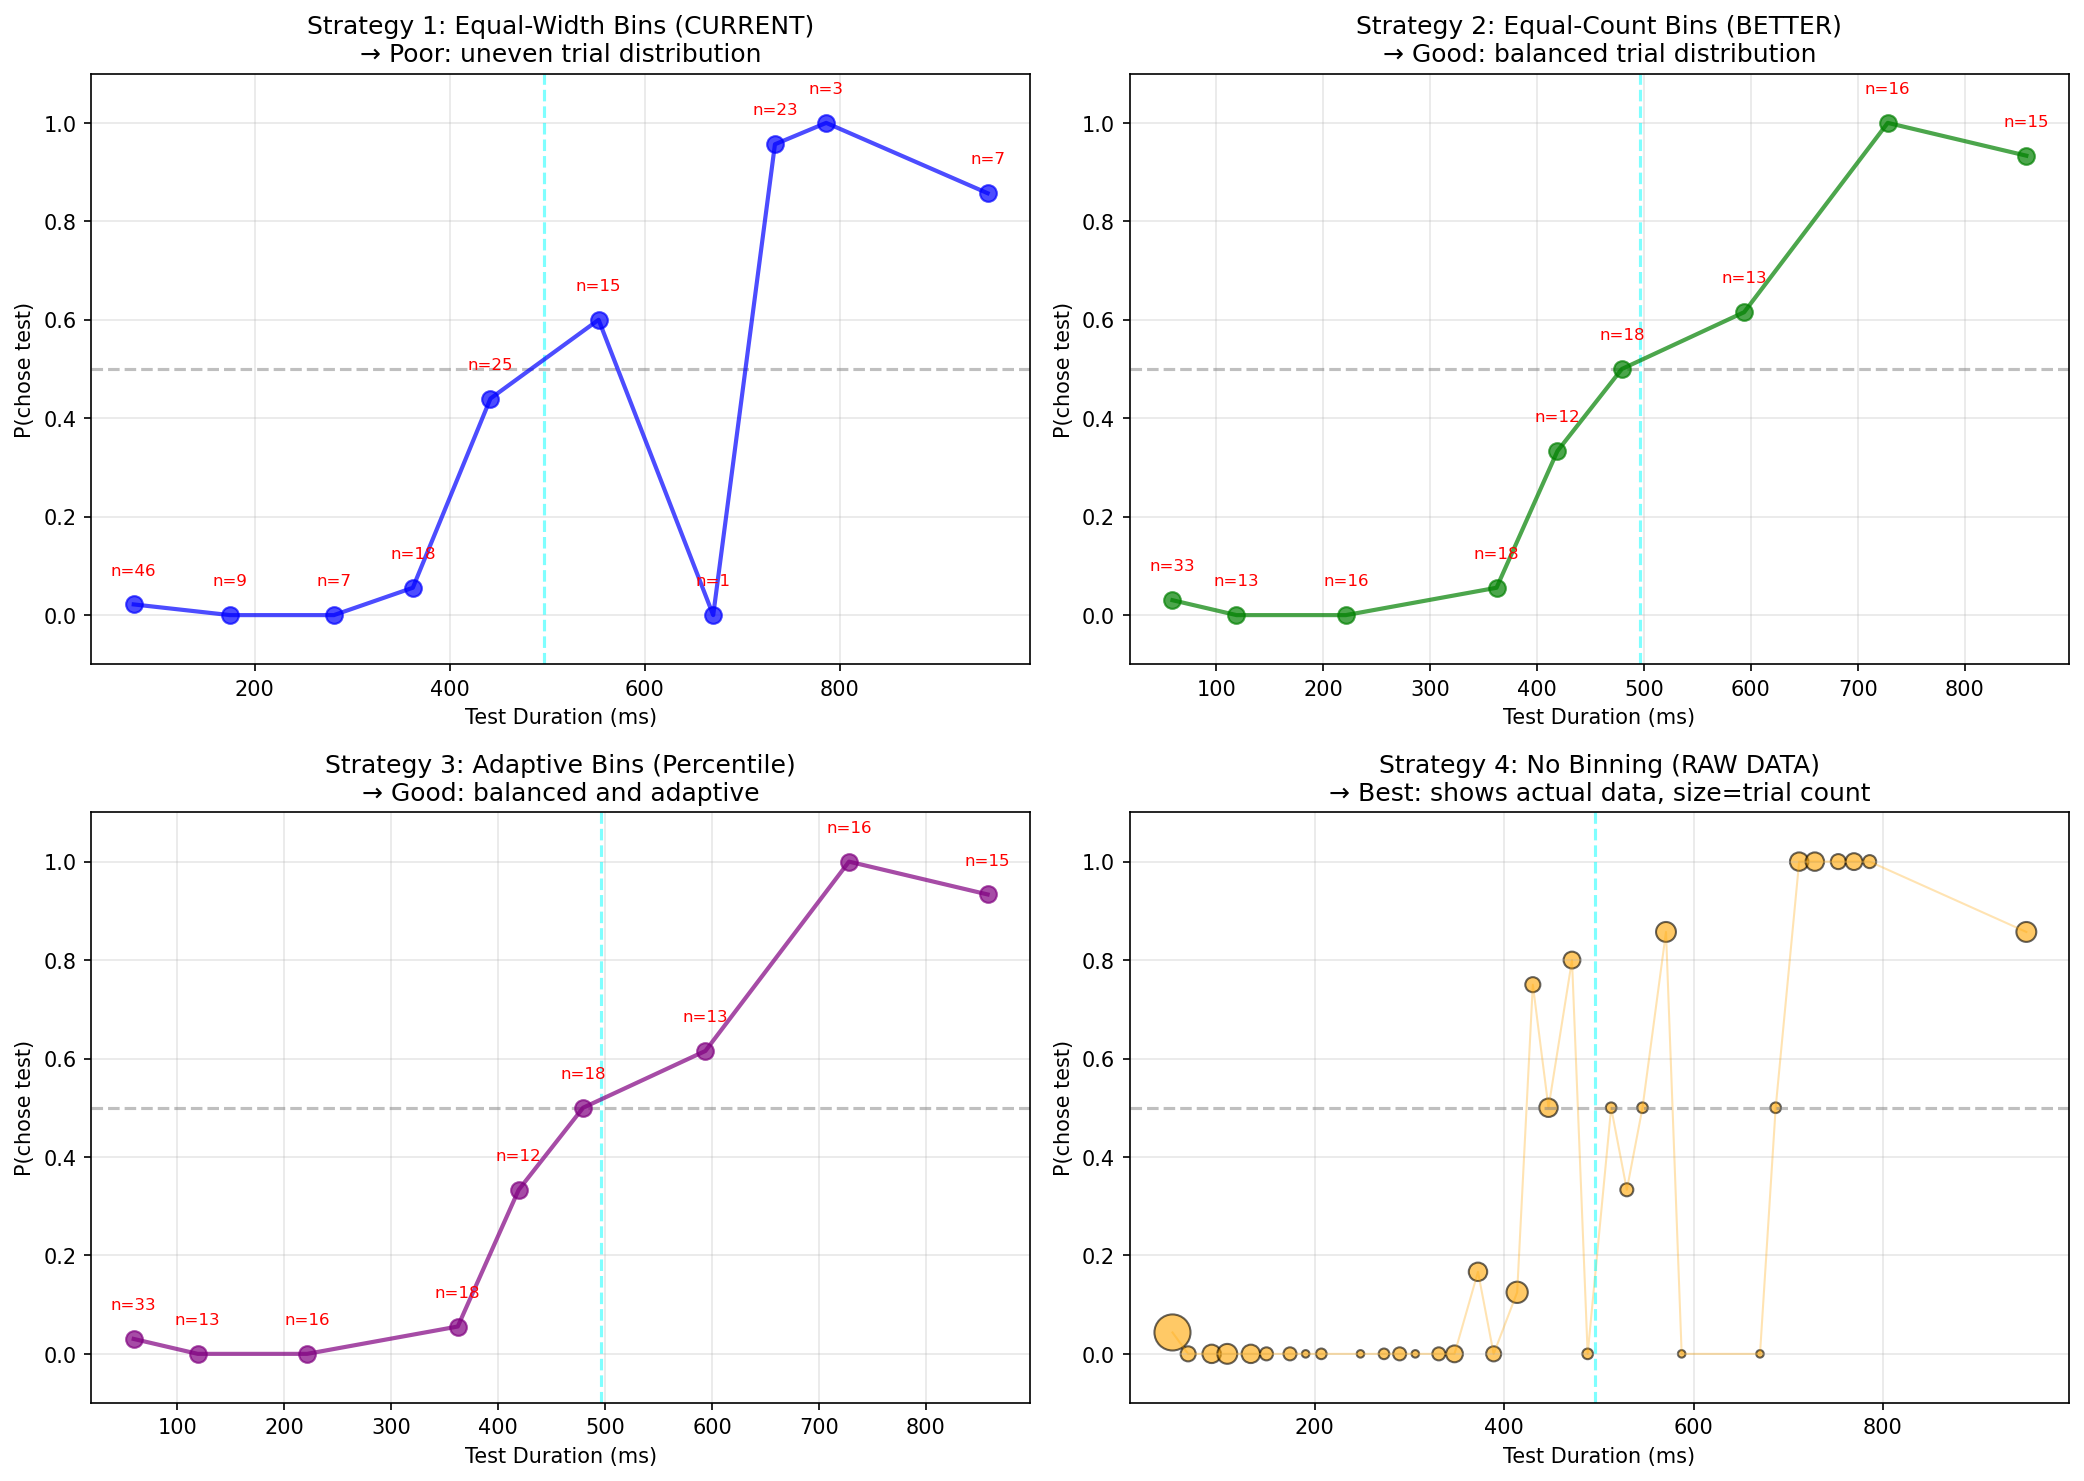

Reproduce this figure in Python.
"""
Test if better binning strategy reduces visual artifacts
"""
import numpy as np
import pandas as pd
import matplotlib.pyplot as plt

# Load and preprocess data
data = pd.read_csv("data/as_auditory.csv")
data = data[data['audNoise'] != 0]
data = data[data['standardDur'] != 0]
data["testDurMs"] = data["testDurS"] * 1000
data['responses'] = data['responses'].astype(int)
data['order'] = data['order'].astype(int)
data['chose_test'] = (data['responses'] == data['order']).astype(int)
data['participantID'] = 'as'

# Filter for low noise condition
condition_data = data[data['audNoise'].round(2) == 0.1].copy()

print("="*80)
print("COMPARING BINNING STRATEGIES")
print("="*80)

fig, axes = plt.subplots(2, 2, figsize=(14, 10))

#---------------------------------------------------------------------------
# Strategy 1: Equal-width bins (current approach)
#---------------------------------------------------------------------------
ax1 = axes[0, 0]
n_bins = 10
condition_data['bin_equal'] = pd.cut(condition_data['testDurMs'], bins=n_bins, labels=False)
binned_equal = condition_data.groupby('bin_equal').agg(
    testDurMs_mean=('testDurMs', 'mean'),
    n_trials=('chose_test', 'count'),
    p_chose_test=('chose_test', 'mean')
).reset_index()

ax1.errorbar(binned_equal['testDurMs_mean'], binned_equal['p_chose_test'],
            fmt='o-', markersize=8, color='blue', linewidth=2, alpha=0.7)
for idx, row in binned_equal.iterrows():
    ax1.text(row['testDurMs_mean'], row['p_chose_test'] + 0.06, 
            f"n={int(row['n_trials'])}", ha='center', fontsize=8, color='red')
ax1.axhline(0.5, color='gray', linestyle='--', alpha=0.5)
ax1.axvline(496.44, color='cyan', linestyle='--', alpha=0.5)
ax1.set_xlabel('Test Duration (ms)')
ax1.set_ylabel('P(chose test)')
ax1.set_title('Strategy 1: Equal-Width Bins (CURRENT)\n→ Poor: uneven trial distribution')
ax1.set_ylim([-0.1, 1.1])
ax1.grid(True, alpha=0.3)

#---------------------------------------------------------------------------
# Strategy 2: Equal-count bins (quantile-based)
#---------------------------------------------------------------------------
ax2 = axes[0, 1]
condition_data['bin_quantile'] = pd.qcut(condition_data['testDurMs'], q=n_bins, labels=False, duplicates='drop')
binned_quantile = condition_data.groupby('bin_quantile').agg(
    testDurMs_mean=('testDurMs', 'mean'),
    n_trials=('chose_test', 'count'),
    p_chose_test=('chose_test', 'mean')
).reset_index()

ax2.errorbar(binned_quantile['testDurMs_mean'], binned_quantile['p_chose_test'],
            fmt='o-', markersize=8, color='green', linewidth=2, alpha=0.7)
for idx, row in binned_quantile.iterrows():
    ax2.text(row['testDurMs_mean'], row['p_chose_test'] + 0.06, 
            f"n={int(row['n_trials'])}", ha='center', fontsize=8, color='red')
ax2.axhline(0.5, color='gray', linestyle='--', alpha=0.5)
ax2.axvline(496.44, color='cyan', linestyle='--', alpha=0.5)
ax2.set_xlabel('Test Duration (ms)')
ax2.set_ylabel('P(chose test)')
ax2.set_title('Strategy 2: Equal-Count Bins (BETTER)\n→ Good: balanced trial distribution')
ax2.set_ylim([-0.1, 1.1])
ax2.grid(True, alpha=0.3)

#---------------------------------------------------------------------------
# Strategy 3: Adaptive bins (more bins where data is dense)
#---------------------------------------------------------------------------
ax3 = axes[1, 0]
# Create custom bin edges with more bins at extremes
test_durs = condition_data['testDurMs'].values
bin_edges = np.percentile(test_durs, np.linspace(0, 100, n_bins+1))
condition_data['bin_adaptive'] = pd.cut(condition_data['testDurMs'], bins=bin_edges, labels=False, include_lowest=True, duplicates='drop')
binned_adaptive = condition_data.groupby('bin_adaptive').agg(
    testDurMs_mean=('testDurMs', 'mean'),
    n_trials=('chose_test', 'count'),
    p_chose_test=('chose_test', 'mean')
).reset_index()

ax3.errorbar(binned_adaptive['testDurMs_mean'], binned_adaptive['p_chose_test'],
            fmt='o-', markersize=8, color='purple', linewidth=2, alpha=0.7)
for idx, row in binned_adaptive.iterrows():
    ax3.text(row['testDurMs_mean'], row['p_chose_test'] + 0.06, 
            f"n={int(row['n_trials'])}", ha='center', fontsize=8, color='red')
ax3.axhline(0.5, color='gray', linestyle='--', alpha=0.5)
ax3.axvline(496.44, color='cyan', linestyle='--', alpha=0.5)
ax3.set_xlabel('Test Duration (ms)')
ax3.set_ylabel('P(chose test)')
ax3.set_title('Strategy 3: Adaptive Bins (Percentile)\n→ Good: balanced and adaptive')
ax3.set_ylim([-0.1, 1.1])
ax3.grid(True, alpha=0.3)

#---------------------------------------------------------------------------
# Strategy 4: No binning - plot raw grouped data
#---------------------------------------------------------------------------
ax4 = axes[1, 1]
raw_grouped = condition_data.groupby('testDurS').agg(
    testDurMs=('testDurMs', 'first'),
    n_trials=('chose_test', 'count'),
    p_chose_test=('chose_test', 'mean')
).reset_index()

# Size points by trial count
sizes = (raw_grouped['n_trials'] / raw_grouped['n_trials'].max()) * 300
ax4.scatter(raw_grouped['testDurMs'], raw_grouped['p_chose_test'],
           s=sizes, alpha=0.6, color='orange', edgecolor='black', linewidth=1)
ax4.plot(raw_grouped['testDurMs'], raw_grouped['p_chose_test'],
        '-', alpha=0.3, color='orange', linewidth=1)
ax4.axhline(0.5, color='gray', linestyle='--', alpha=0.5)
ax4.axvline(496.44, color='cyan', linestyle='--', alpha=0.5)
ax4.set_xlabel('Test Duration (ms)')
ax4.set_ylabel('P(chose test)')
ax4.set_title('Strategy 4: No Binning (RAW DATA)\n→ Best: shows actual data, size=trial count')
ax4.set_ylim([-0.1, 1.1])
ax4.grid(True, alpha=0.3)

plt.tight_layout()
plt.savefig('compare_binning_strategies.png', dpi=150, bbox_inches='tight')
print("\nPlot saved: compare_binning_strategies.png")
plt.show()

# Print comparison
print("\n" + "="*80)
print("BINNING STRATEGY COMPARISON")
print("="*80)

print("\n1. EQUAL-WIDTH BINS (current):")
print(f"   Min trials per bin: {binned_equal['n_trials'].min()}")
print(f"   Max trials per bin: {binned_equal['n_trials'].max()}")
print(f"   CV (variability): {binned_equal['n_trials'].std() / binned_equal['n_trials'].mean():.2f}")

print("\n2. EQUAL-COUNT BINS (quantile):")
print(f"   Min trials per bin: {binned_quantile['n_trials'].min()}")
print(f"   Max trials per bin: {binned_quantile['n_trials'].max()}")
print(f"   CV (variability): {binned_quantile['n_trials'].std() / binned_quantile['n_trials'].mean():.2f}")

print("\n3. ADAPTIVE BINS:")
print(f"   Min trials per bin: {binned_adaptive['n_trials'].min()}")
print(f"   Max trials per bin: {binned_adaptive['n_trials'].max()}")
print(f"   CV (variability): {binned_adaptive['n_trials'].std() / binned_adaptive['n_trials'].mean():.2f}")

print("\n4. NO BINNING:")
print(f"   Total unique test durations: {len(raw_grouped)}")
print(f"   Min trials per duration: {raw_grouped['n_trials'].min()}")
print(f"   Max trials per duration: {raw_grouped['n_trials'].max()}")

print("\n" + "="*80)
print("RECOMMENDATION:")
print("Use Strategy 2 (quantile/qcut) or Strategy 4 (no binning)")
print("These avoid the visual artifacts from unbalanced bins")
print("="*80)
